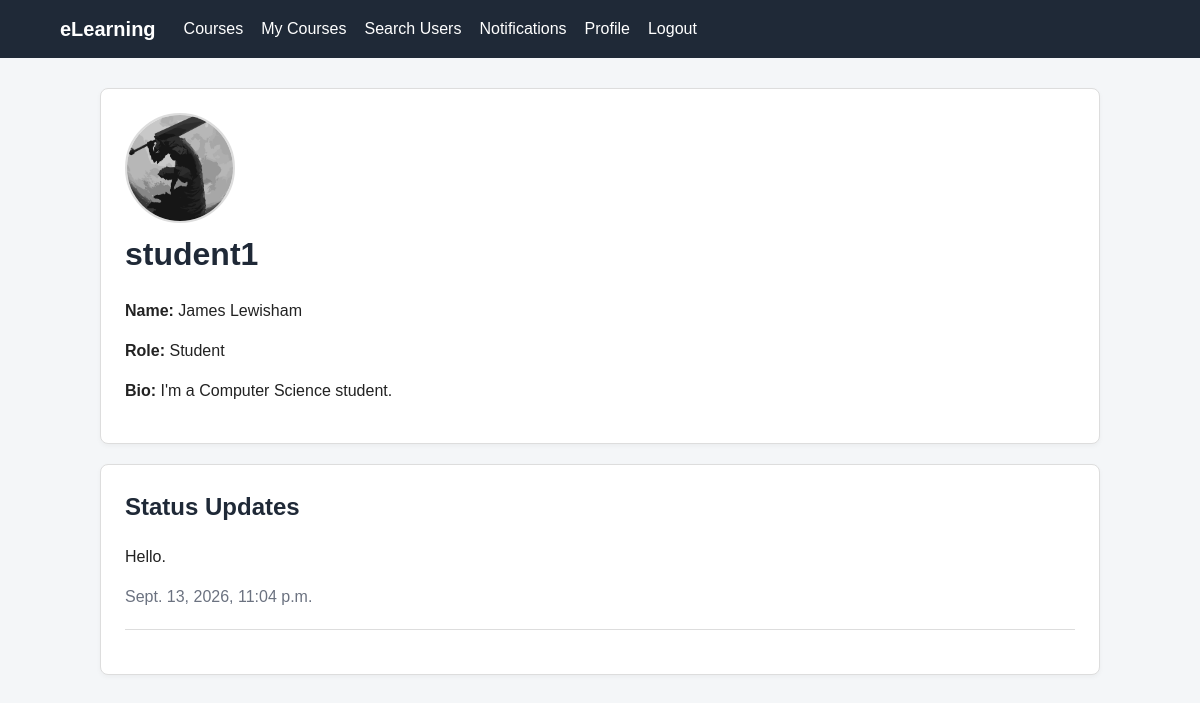
The page /accounts/profile/2/ (signed in) on the database its author committed.
### accounts/models.py (models this page shows, shortened)
class User(AbstractUser):
    class Role(models.TextChoices):
        STUDENT = "STUDENT", "Student"
        TEACHER = "TEACHER", "Teacher"
    role = models.CharField(
        max_length=10,
        choices=Role.choices,
        default=Role.STUDENT
    )
    bio = models.TextField(
        blank=True,
        max_length=500
    )
    profile_picture = models.ImageField(
        upload_to="profile_pictures/",
        blank=True,
        null=True
    )

class StatusUpdate(models.Model):
    user = models.ForeignKey(
        User,
        on_delete=models.CASCADE,
        related_name='status_updates'
    )
    content = models.CharField(max_length=280)
    created_at = models.DateTimeField(auto_now_add=True)

### accounts/views.py (the view)
@login_required
def profile(request, user_id):
    profile_user = get_object_or_404(User, id=user_id)
    if request.method == 'POST':
        form = StatusUpdateForm(request.POST)
        if form.is_valid():
            status_update = form.save(commit=False)
            status_update.user = request.user
            status_update.save()
            return redirect('profile', user_id=request.user.id)
    else:
        form = StatusUpdateForm()
    status_updates = profile_user.status_updates.all().order_by('-created_at')
    return render(
        request,
        'accounts/profile.html',
        {
            'profile_user': profile_user,
            'status_updates': status_updates,
            'form': form,
        }
    )

### accounts/templates/accounts/profile.html (shortened to what this page needs)
{% extends 'base.html' %}
{% block content %}
<div class="card">
    {% if profile_user.profile_picture %}
        <img
            src="{{ profile_user.profile_picture.url }}"
            alt="Profile picture"
            class="profile-picture"
        >
    {% endif %}
    <h1>{{ profile_user.username }}</h1>
    <p>
        <strong>Name:</strong>
        {% if profile_user.first_name or profile_user.last_name %}
            {{ profile_user.first_name }}
            {{ profile_user.last_name }}
        {% else %}
            Not provided
        {% endif %}
    </p>
    <p>
        <strong>Role:</strong>
        {{ profile_user.get_role_display }}
    </p>
    <p>
        <strong>Bio:</strong>
        {% if profile_user.bio %}
            {{ profile_user.bio }}
        {% else %}
            No bio provided.
        {% endif %}
    </p>
</div>
<div class="card">
    <h2>Status Updates</h2>
    {% for status in status_updates %}
        <p>
            {{ status.content }}
        </p>
        <p class="muted">
            {{ status.created_at }}
        </p>
        <hr>
    {% empty %}
        <p>No status updates yet.</p>
    {% endfor %}
</div>
{% endblock %}

### accounts/static/css/style.css (style rules this page uses)
* { box-sizing: border-box; }
body { margin: 0; font-family: Arial, Helvetica, sans-serif; background-color: #f4f6f8; color: #222; line-height: 1.5; }
.card { background-color: white; padding: 24px; margin-bottom: 20px; border-radius: 8px; border: 1px solid #ddd; box-shadow: 0 2px 5px rgba(0, 0, 0, 0.04); }
h1, h2, h3 { margin-top: 0; color: #1f2937; }
.profile-picture { width: 110px; height: 110px; object-fit: cover; border-radius: 50%; border: 2px solid #ddd; }
.muted { color: #6b7280; }
hr { border: none; border-top: 1px solid #ddd; margin: 20px 0; }

### rows shown on the page
User: profile_picture (picture), username "student1", first_name "James", last_name "Lewisham", role "Student", bio "I'm a Computer Science student."
StatusUpdate: content "Hello.", created_at "Sept. 13, 2026, 11:04 p.m."
